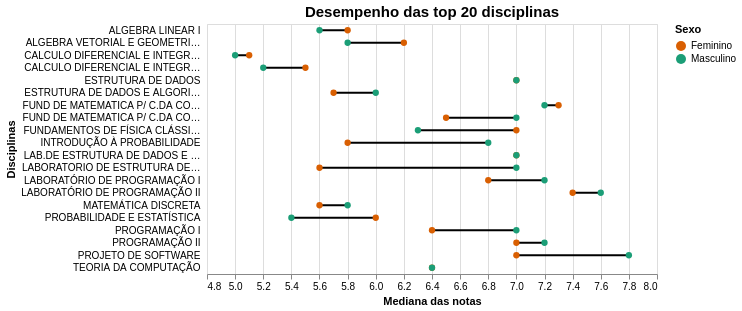

Here is the Vega-Lite specification saved for this chart:
### Vega-Lite specification from a JSON file in a GitHub repository (floating-point values rounded to 4 significant figures)
{"$schema": "https://vega.github.io/schema/vega-lite/v5.json", "description": "A ranged dot plot that uses 'layer' to convey changing life expectancy for the five most populous countries (between 1955 and 2000).", "data": {"values": [{"nome_disciplina": "CALCULO DIFERENCIAL E INTEGRAL I", "mediana": "Feminino", "value": "5.1"}, {"nome_disciplina": "CALCULO DIFERENCIAL E INTEGRAL II", "mediana": "Feminino", "value": "5.5"}, {"nome_disciplina": "ALGEBRA VETORIAL E GEOMETRIA ANALÍTICA", "mediana": "Feminino", "value": "6.2"}, {"nome_disciplina": "ALGEBRA LINEAR I", "mediana": "Feminino", "value": "5.8"}, {"nome_disciplina": "MATEMÁTICA DISCRETA", "mediana": "Feminino", "value": "5.6"}, {"nome_disciplina": "PROBABILIDADE E ESTATÍSTICA", "mediana": "Feminino", "value": "6"}, {"nome_disciplina": "FUND DE MATEMATICA P/ C.DA COMPUTACAO II", "mediana": "Feminino", "value": "6.5"}, {"nome_disciplina": "LABORATORIO DE ESTRUTURA DE DADOS", "mediana": "Feminino", "value": "5.6"}, {"nome_disciplina": "ESTRUTURA DE DADOS E ALGORITMOS", "mediana": "Feminino", "value": "5.7"}, {"nome_disciplina": "FUNDAMENTOS DE FÍSICA CLÁSSICA", "mediana": "Feminino", "value": "7"}, {"nome_disciplina": "LAB.DE ESTRUTURA DE DADOS E ALGORITMOS", "mediana": "Feminino", "value": "7"}, {"nome_disciplina": "ESTRUTURA DE DADOS", "mediana": "Feminino", "value": "7"}, {"nome_disciplina": "LABORATÓRIO DE PROGRAMAÇÃO I", "mediana": "Feminino", "value": "6.8"}, {"nome_disciplina": "PROGRAMAÇÃO I", "mediana": "Feminino", "value": "6.4"}, {"nome_disciplina": "LABORATÓRIO DE PROGRAMAÇÃO II", "mediana": "Feminino", "value": "7.4"}, {"nome_disciplina": "TEORIA DA COMPUTAÇÃO", "mediana": "Feminino", "value": "6.4"}, {"nome_disciplina": "PROGRAMAÇÃO II", "mediana": "Feminino", "value": "7"}, {"nome_disciplina": "INTRODUÇÃO À PROBABILIDADE", "mediana": "Feminino", "value": "5.8"}, {"nome_disciplina": "PROJETO DE SOFTWARE", "mediana": "Feminino", "value": "7"}, {"nome_disciplina": "FUND DE MATEMATICA P/ C.DA COMPUTACAO I", "mediana": "Feminino", "value": "7.3"}, {"nome_disciplina": "CALCULO DIFERENCIAL E INTEGRAL I", "mediana": "Masculino", "value": "5"}, {"nome_disciplina": "CALCULO DIFERENCIAL E INTEGRAL II", "mediana": "Masculino", "value": "5.2"}, {"nome_disciplina": "ALGEBRA VETORIAL E GEOMETRIA ANALÍTICA", "mediana": "Masculino", "value": "5.8"}, {"nome_disciplina": "ALGEBRA LINEAR I", "mediana": "Masculino", "value": "5.6"}, {"nome_disciplina": "MATEMÁTICA DISCRETA", "mediana": "Masculino", "value": "5.8"}, {"nome_disciplina": "PROBABILIDADE E ESTATÍSTICA", "mediana": "Masculino", "value": "5.4"}, {"nome_disciplina": "FUND DE MATEMATICA P/ C.DA COMPUTACAO II", "mediana": "Masculino", "value": "7"}, {"nome_disciplina": "LABORATORIO DE ESTRUTURA DE DADOS", "mediana": "Masculino", "value": "7"}, {"nome_disciplina": "ESTRUTURA DE DADOS E ALGORITMOS", "mediana": "Masculino", "value": "6"}, {"nome_disciplina": "FUNDAMENTOS DE FÍSICA CLÁSSICA", "mediana": "Masculino", "value": "6.3"}, {"nome_disciplina": "LAB.DE ESTRUTURA DE DADOS E ALGORITMOS", "mediana": "Masculino", "value": "7"}, {"nome_disciplina": "ESTRUTURA DE DADOS", "mediana": "Masculino", "value": "7"}, {"nome_disciplina": "LABORATÓRIO DE PROGRAMAÇÃO I", "mediana": "Masculino", "value": "7.2"}, {"nome_disciplina": "PROGRAMAÇÃO I", "mediana": "Masculino", "value": "7"}, {"nome_disciplina": "LABORATÓRIO DE PROGRAMAÇÃO II", "mediana": "Masculino", "value": "7.6"}, {"nome_disciplina": "TEORIA DA COMPUTAÇÃO", "mediana": "Masculino", "value": "6.4"}, {"nome_disciplina": "PROGRAMAÇÃO II", "mediana": "Masculino", "value": "7.2"}, {"nome_disciplina": "INTRODUÇÃO À PROBABILIDADE", "mediana": "Masculino", "value": "6.8"}, {"nome_disciplina": "PROJETO DE SOFTWARE", "mediana": "Masculino", "value": "7.8"}, {"nome_disciplina": "FUND DE MATEMATICA P/ C.DA COMPUTACAO I", "mediana": "Masculino", "value": "7.2"}]}, "title": {"text": "Desempenho das top 20 disciplinas", "fontSize": 15, "anchor": "middle"}, "width": 450, "height": 250, "encoding": {"x": {"field": "value", "type": "quantitative", "title": "Mediana das notas", "scale": {"domain": [4.8, 8]}}, "y": {"field": "nome_disciplina", "type": "nominal", "title": "Disciplinas", "axis": {"offset": 5, "ticks": false, "minExtent": 70, "domain": false}}, "tooltip": [{"field": "nome_disciplina", "type": "nominal", "title": "Disciplina"}, {"field": "mediana", "type": "nominal", "title": "Sexo"}, {"field": "value", "type": "quantitative", "title": "Mediana"}]}, "layer": [{"mark": "line", "encoding": {"detail": {"field": "nome_disciplina", "type": "nominal"}, "color": {"value": "#000000"}}}, {"mark": {"type": "point", "filled": true}, "encoding": {"color": {"scale": {"range": ["#d95f02", "#1b9e77"]}, "field": "mediana", "type": "nominal", "title": "Sexo"}, "size": {"value": 40}, "opacity": {"value": 1}}}]}
